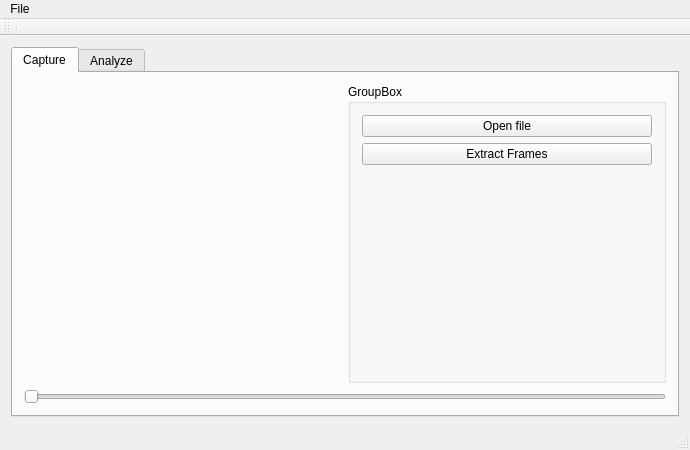
<?xml version="1.0" encoding="UTF-8"?>
<ui version="4.0">
 <class>MainWindow</class>
 <widget class="QMainWindow" name="MainWindow">
  <property name="geometry">
   <rect>
    <x>0</x>
    <y>0</y>
    <width>690</width>
    <height>450</height>
   </rect>
  </property>
  <property name="windowTitle">
   <string>MainWindow</string>
  </property>
  <widget class="QWidget" name="centralWidget">
   <layout class="QHBoxLayout" name="horizontalLayout_2">
    <item>
     <layout class="QHBoxLayout" name="horizontalLayout">
      <item>
       <widget class="QTabWidget" name="tabWidget">
        <property name="currentIndex">
         <number>0</number>
        </property>
        <widget class="QWidget" name="tab">
         <attribute name="title">
          <string>Capture</string>
         </attribute>
         <layout class="QHBoxLayout" name="horizontalLayout_4">
          <item>
           <layout class="QVBoxLayout" name="verticalLayout_3">
            <item>
             <layout class="QHBoxLayout" name="horizontalLayout_3">
              <item>
               <widget class="VideoWidget" name="widget" native="true"/>
              </item>
              <item>
               <widget class="QGroupBox" name="groupBox">
                <property name="title">
                 <string>GroupBox</string>
                </property>
                <layout class="QVBoxLayout" name="verticalLayout_2">
                 <item>
                  <layout class="QVBoxLayout" name="verticalLayout">
                   <item>
                    <widget class="QPushButton" name="pushButtonOpenFile">
                     <property name="text">
                      <string>Open file</string>
                     </property>
                    </widget>
                   </item>
                   <item>
                    <widget class="QPushButton" name="pushButton_2">
                     <property name="text">
                      <string>Extract Frames</string>
                     </property>
                    </widget>
                   </item>
                   <item>
                    <spacer name="verticalSpacer">
                     <property name="orientation">
                      <enum>Qt::Vertical</enum>
                     </property>
                     <property name="sizeHint" stdset="0">
                      <size>
                       <width>20</width>
                       <height>40</height>
                      </size>
                     </property>
                    </spacer>
                   </item>
                   <item>
                    <widget class="QLabel" name="labelStatus">
                     <property name="text">
                      <string/>
                     </property>
                    </widget>
                   </item>
                  </layout>
                 </item>
                </layout>
               </widget>
              </item>
             </layout>
            </item>
            <item>
             <widget class="QSlider" name="horizontalSlider">
              <property name="orientation">
               <enum>Qt::Horizontal</enum>
              </property>
             </widget>
            </item>
           </layout>
          </item>
         </layout>
        </widget>
        <widget class="QWidget" name="tab_2">
         <attribute name="title">
          <string>Analyze</string>
         </attribute>
         <layout class="QGridLayout" name="gridLayout_2">
          <item row="0" column="2">
           <layout class="QGridLayout" name="gridLayout">
            <item row="0" column="1">
             <widget class="QGroupBox" name="groupBox_2">
              <property name="title">
               <string>GroupBox</string>
              </property>
              <layout class="QHBoxLayout" name="horizontalLayout_6">
               <item>
                <layout class="QVBoxLayout" name="verticalLayout_4">
                 <item>
                  <widget class="QPushButton" name="pushButton_4">
                   <property name="text">
                    <string>Update Vectors</string>
                   </property>
                  </widget>
                 </item>
                 <item>
                  <widget class="QPushButton" name="pushButton_3">
                   <property name="text">
                    <string>PushButton</string>
                   </property>
                  </widget>
                 </item>
                 <item>
                  <spacer name="verticalSpacer_2">
                   <property name="orientation">
                    <enum>Qt::Vertical</enum>
                   </property>
                   <property name="sizeHint" stdset="0">
                    <size>
                     <width>20</width>
                     <height>40</height>
                    </size>
                   </property>
                  </spacer>
                 </item>
                </layout>
               </item>
              </layout>
             </widget>
            </item>
            <item row="0" column="0">
             <layout class="QGridLayout" name="gridLayout_3">
              <item row="0" column="0">
               <widget class="QLabel" name="label_baseImage">
                <property name="text">
                 <string>TextLabel</string>
                </property>
               </widget>
              </item>
              <item row="0" column="1">
               <widget class="QLabel" name="label_futureImage">
                <property name="text">
                 <string>TextLabel</string>
                </property>
               </widget>
              </item>
              <item row="1" column="0">
               <widget class="QLabel" name="label_reconstructed">
                <property name="text">
                 <string>TextLabel</string>
                </property>
               </widget>
              </item>
              <item row="1" column="1">
               <widget class="QLabel" name="label_5">
                <property name="text">
                 <string>TextLabel</string>
                </property>
               </widget>
              </item>
             </layout>
            </item>
           </layout>
          </item>
         </layout>
        </widget>
       </widget>
      </item>
     </layout>
    </item>
   </layout>
  </widget>
  <widget class="QMenuBar" name="menuBar">
   <property name="geometry">
    <rect>
     <x>0</x>
     <y>0</y>
     <width>690</width>
     <height>20</height>
    </rect>
   </property>
   <widget class="QMenu" name="menuFile">
    <property name="title">
     <string>File</string>
    </property>
    <addaction name="actionOpen"/>
    <addaction name="actionAbout"/>
   </widget>
   <addaction name="menuFile"/>
  </widget>
  <widget class="QToolBar" name="mainToolBar">
   <attribute name="toolBarArea">
    <enum>TopToolBarArea</enum>
   </attribute>
   <attribute name="toolBarBreak">
    <bool>false</bool>
   </attribute>
   <addaction name="separator"/>
  </widget>
  <widget class="QStatusBar" name="statusBar"/>
  <action name="actionOpen">
   <property name="text">
    <string>Open</string>
   </property>
  </action>
  <action name="actionAbout">
   <property name="text">
    <string>About</string>
   </property>
  </action>
 </widget>
 <layoutdefault spacing="6" margin="11"/>
 <customwidgets>
  <customwidget>
   <class>VideoWidget</class>
   <extends>QWidget</extends>
   <header>videowidget.h</header>
   <container>1</container>
  </customwidget>
 </customwidgets>
 <resources/>
 <connections/>
</ui>
